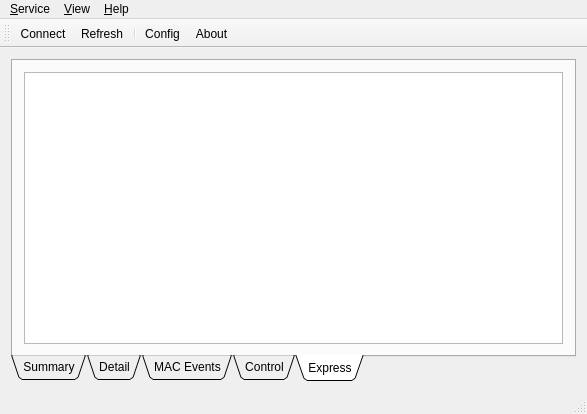
<?xml version="1.0" encoding="UTF-8"?>
<ui version="4.0">
 <class>mainwndCtrlPannel</class>
 <widget class="QMainWindow" name="mainwndCtrlPannel">
  <property name="geometry">
   <rect>
    <x>0</x>
    <y>0</y>
    <width>587</width>
    <height>414</height>
   </rect>
  </property>
  <property name="windowTitle">
   <string>mainwndCtrlPannel</string>
  </property>
  <widget class="QWidget" name="centralWidget">
   <layout class="QHBoxLayout" name="horizontalLayout">
    <item>
     <widget class="QTabWidget" name="tabWidget_main">
      <property name="tabPosition">
       <enum>QTabWidget::South</enum>
      </property>
      <property name="tabShape">
       <enum>QTabWidget::Triangular</enum>
      </property>
      <property name="currentIndex">
       <number>4</number>
      </property>
      <property name="iconSize">
       <size>
        <width>24</width>
        <height>24</height>
       </size>
      </property>
      <widget class="QWidget" name="tab_summary">
       <attribute name="icon">
        <iconset resource="resources.qrc">
         <normaloff>:/pkCtrlPannel/resources/services-2.png</normaloff>:/pkCtrlPannel/resources/services-2.png</iconset>
       </attribute>
       <attribute name="title">
        <string>Summary</string>
       </attribute>
       <layout class="QVBoxLayout" name="verticalLayout">
        <item>
         <layout class="QHBoxLayout" name="horizontalLayout_4">
          <item>
           <layout class="QVBoxLayout" name="verticalLayout_2">
            <item>
             <widget class="QLabel" name="label">
              <property name="text">
               <string>Parkinglots</string>
              </property>
             </widget>
            </item>
            <item>
             <widget class="QTableView" name="listView_sum_pklts">
              <property name="statusTip">
               <string>Double click item to see details.</string>
              </property>
              <property name="alternatingRowColors">
               <bool>true</bool>
              </property>
              <property name="sortingEnabled">
               <bool>true</bool>
              </property>
             </widget>
            </item>
           </layout>
          </item>
          <item>
           <layout class="QVBoxLayout" name="verticalLayout_3">
            <item>
             <widget class="QLabel" name="label_2">
              <property name="text">
               <string>MACs</string>
              </property>
             </widget>
            </item>
            <item>
             <widget class="QTableView" name="listView_sum_macs">
              <property name="statusTip">
               <string>Double click item to see details.</string>
              </property>
              <property name="alternatingRowColors">
               <bool>true</bool>
              </property>
              <property name="sortingEnabled">
               <bool>true</bool>
              </property>
             </widget>
            </item>
           </layout>
          </item>
         </layout>
        </item>
        <item>
         <layout class="QVBoxLayout" name="verticalLayout_4">
          <item>
           <widget class="QLabel" name="label_3">
            <property name="text">
             <string>Devices</string>
            </property>
           </widget>
          </item>
          <item>
           <widget class="QTableView" name="listView_sum_devices">
            <property name="statusTip">
             <string>Double click item to see details.</string>
            </property>
            <property name="alternatingRowColors">
             <bool>false</bool>
            </property>
            <property name="iconSize">
             <size>
              <width>32</width>
              <height>32</height>
             </size>
            </property>
            <property name="sortingEnabled">
             <bool>true</bool>
            </property>
           </widget>
          </item>
         </layout>
        </item>
       </layout>
      </widget>
      <widget class="QWidget" name="tab_detail">
       <attribute name="icon">
        <iconset resource="resources.qrc">
         <normaloff>:/pkCtrlPannel/resources/Documents-12.png</normaloff>:/pkCtrlPannel/resources/Documents-12.png</iconset>
       </attribute>
       <attribute name="title">
        <string>Detail</string>
       </attribute>
       <layout class="QVBoxLayout" name="verticalLayout_5">
        <item>
         <widget class="QGroupBox" name="groupBox">
          <property name="title">
           <string>Detailed View</string>
          </property>
          <layout class="QHBoxLayout" name="horizontalLayout_2">
           <item>
            <widget class="QTableView" name="tableView_detailed">
             <property name="statusTip">
              <string>Double click item to see details.</string>
             </property>
             <property name="iconSize">
              <size>
               <width>32</width>
               <height>32</height>
              </size>
             </property>
             <property name="sortingEnabled">
              <bool>true</bool>
             </property>
            </widget>
           </item>
          </layout>
         </widget>
        </item>
        <item>
         <widget class="QGroupBox" name="groupBox_2">
          <property name="title">
           <string>Events History</string>
          </property>
          <layout class="QHBoxLayout" name="horizontalLayout_3">
           <item>
            <widget class="QTableView" name="tableView_events">
             <property name="alternatingRowColors">
              <bool>true</bool>
             </property>
             <property name="sortingEnabled">
              <bool>true</bool>
             </property>
            </widget>
           </item>
          </layout>
         </widget>
        </item>
       </layout>
      </widget>
      <widget class="QWidget" name="tab_macevt">
       <attribute name="title">
        <string>MAC Events</string>
       </attribute>
       <layout class="QVBoxLayout" name="verticalLayout_6">
        <item>
         <widget class="QTableView" name="tableView_macevt">
          <property name="sortingEnabled">
           <bool>true</bool>
          </property>
         </widget>
        </item>
       </layout>
      </widget>
      <widget class="QWidget" name="tab_ctrl">
       <attribute name="icon">
        <iconset resource="resources.qrc">
         <normaloff>:/pkCtrlPannel/resources/AquaBubble 037.png</normaloff>:/pkCtrlPannel/resources/AquaBubble 037.png</iconset>
       </attribute>
       <attribute name="title">
        <string>Control</string>
       </attribute>
       <layout class="QVBoxLayout" name="verticalLayout_8">
        <item>
         <widget class="QTabWidget" name="tabWidget_ctrl">
          <property name="sizePolicy">
           <sizepolicy hsizetype="Expanding" vsizetype="Preferred">
            <horstretch>0</horstretch>
            <verstretch>0</verstretch>
           </sizepolicy>
          </property>
          <property name="currentIndex">
           <number>0</number>
          </property>
          <widget class="QWidget" name="tab_target">
           <attribute name="title">
            <string>Target Info</string>
           </attribute>
           <layout class="QVBoxLayout" name="verticalLayout_7">
            <item>
             <layout class="QHBoxLayout" name="horizontalLayout_5">
              <item>
               <widget class="QLabel" name="label_6">
                <property name="text">
                 <string>Server IP</string>
                </property>
               </widget>
              </item>
              <item>
               <widget class="QLineEdit" name="lineEdit_SvrIP"/>
              </item>
              <item>
               <widget class="QLabel" name="label_7">
                <property name="text">
                 <string>Server Port</string>
                </property>
               </widget>
              </item>
              <item>
               <widget class="QLineEdit" name="lineEdit_Svr_Port"/>
              </item>
             </layout>
            </item>
            <item>
             <layout class="QHBoxLayout" name="horizontalLayout_7">
              <item>
               <widget class="QLabel" name="label_5">
                <property name="text">
                 <string>Target Mac ID</string>
                </property>
               </widget>
              </item>
              <item>
               <widget class="QLineEdit" name="lineEdit_tarID_Mac"/>
              </item>
              <item>
               <widget class="QPushButton" name="pushButton_getMacInfo">
                <property name="text">
                 <string>Get Mac Info</string>
                </property>
               </widget>
              </item>
              <item>
               <widget class="QPushButton" name="pushButton_getDevList">
                <property name="text">
                 <string>Get Dev List</string>
                </property>
               </widget>
              </item>
             </layout>
            </item>
            <item>
             <layout class="QHBoxLayout" name="horizontalLayout_8">
              <item>
               <widget class="QLabel" name="label_9">
                <property name="text">
                 <string>Target Dev ID</string>
                </property>
               </widget>
              </item>
              <item>
               <widget class="QLineEdit" name="lineEdit_tarID_Dev"/>
              </item>
              <item>
               <widget class="QPushButton" name="pushButton_getDevPara">
                <property name="text">
                 <string>Get Dev Para</string>
                </property>
               </widget>
              </item>
             </layout>
            </item>
           </layout>
          </widget>
          <widget class="QWidget" name="tab_2">
           <attribute name="title">
            <string>Remote Config</string>
           </attribute>
           <layout class="QVBoxLayout" name="verticalLayout_9">
            <item>
             <layout class="QHBoxLayout" name="horizontalLayout_11">
              <item>
               <widget class="QLabel" name="label_12">
                <property name="text">
                 <string>HostName</string>
                </property>
               </widget>
              </item>
              <item>
               <widget class="QLineEdit" name="lineEdit_hostName"/>
              </item>
              <item>
               <widget class="QLabel" name="label_13">
                <property name="text">
                 <string>HostInfo</string>
                </property>
               </widget>
              </item>
              <item>
               <widget class="QLineEdit" name="lineEdit_hostInfo"/>
              </item>
              <item>
               <widget class="QPushButton" name="pushButton_setMacInfo">
                <property name="text">
                 <string>&amp;Set MAC Info</string>
                </property>
               </widget>
              </item>
             </layout>
            </item>
            <item>
             <layout class="QHBoxLayout" name="horizontalLayout_12">
              <item>
               <widget class="QLabel" name="label_15">
                <property name="text">
                 <string>Device Name</string>
                </property>
               </widget>
              </item>
              <item>
               <widget class="QLineEdit" name="lineEdit_devName"/>
              </item>
              <item>
               <widget class="QLabel" name="label_14">
                <property name="text">
                 <string>Device Info</string>
                </property>
               </widget>
              </item>
              <item>
               <widget class="QLineEdit" name="lineEdit_devInfo"/>
              </item>
              <item>
               <widget class="QPushButton" name="pushButton_setDevInfo">
                <property name="text">
                 <string>&amp;Set Dev Info</string>
                </property>
               </widget>
              </item>
              <item>
               <widget class="QPushButton" name="pushButton_removeDev">
                <property name="text">
                 <string>&amp;Remove Device</string>
                </property>
               </widget>
              </item>
             </layout>
            </item>
            <item>
             <layout class="QHBoxLayout" name="horizontalLayout_10">
              <item>
               <widget class="QLabel" name="label_10">
                <property name="text">
                 <string>Firmware File:</string>
                </property>
               </widget>
              </item>
              <item>
               <widget class="QLineEdit" name="lineEdit_firmwarePath"/>
              </item>
              <item>
               <widget class="QToolButton" name="toolButton_brff">
                <property name="text">
                 <string>...</string>
                </property>
               </widget>
              </item>
              <item>
               <widget class="QPushButton" name="pushButton_runfu">
                <property name="text">
                 <string>&amp;Run Batch Update</string>
                </property>
               </widget>
              </item>
             </layout>
            </item>
           </layout>
          </widget>
          <widget class="QWidget" name="tab">
           <attribute name="title">
            <string>DAL Ctrl</string>
           </attribute>
           <layout class="QVBoxLayout" name="verticalLayout_10">
            <item>
             <widget class="QLabel" name="label_16">
              <property name="text">
               <string>DAL Hex string:</string>
              </property>
             </widget>
            </item>
            <item>
             <widget class="QPlainTextEdit" name="plainTextEdit_DAL"/>
            </item>
            <item>
             <layout class="QHBoxLayout" name="horizontalLayout_13">
              <item>
               <spacer name="horizontalSpacer_2">
                <property name="orientation">
                 <enum>Qt::Horizontal</enum>
                </property>
                <property name="sizeHint" stdset="0">
                 <size>
                  <width>40</width>
                  <height>20</height>
                 </size>
                </property>
               </spacer>
              </item>
              <item>
               <widget class="QPushButton" name="pushButton_dalctrl">
                <property name="text">
                 <string>PushButton</string>
                </property>
               </widget>
              </item>
             </layout>
            </item>
           </layout>
          </widget>
         </widget>
        </item>
        <item>
         <widget class="QLabel" name="label_4">
          <property name="text">
           <string>Return message</string>
          </property>
         </widget>
        </item>
        <item>
         <widget class="QPlainTextEdit" name="plainTextEdit_result">
          <property name="sizePolicy">
           <sizepolicy hsizetype="Expanding" vsizetype="Expanding">
            <horstretch>0</horstretch>
            <verstretch>0</verstretch>
           </sizepolicy>
          </property>
         </widget>
        </item>
       </layout>
      </widget>
      <widget class="QWidget" name="tab_express">
       <attribute name="icon">
        <iconset resource="resources.qrc">
         <normaloff>:/pkCtrlPannel/resources/havecar.png</normaloff>:/pkCtrlPannel/resources/havecar.png</iconset>
       </attribute>
       <attribute name="title">
        <string>Express</string>
       </attribute>
       <layout class="QGridLayout" name="gridLayout">
        <item row="0" column="0">
         <widget class="QListView" name="listView_express">
          <property name="iconSize">
           <size>
            <width>128</width>
            <height>128</height>
           </size>
          </property>
          <property name="movement">
           <enum>QListView::Snap</enum>
          </property>
          <property name="resizeMode">
           <enum>QListView::Fixed</enum>
          </property>
          <property name="spacing">
           <number>16</number>
          </property>
          <property name="viewMode">
           <enum>QListView::IconMode</enum>
          </property>
          <property name="wordWrap">
           <bool>true</bool>
          </property>
         </widget>
        </item>
       </layout>
      </widget>
     </widget>
    </item>
   </layout>
  </widget>
  <widget class="QMenuBar" name="menuBar">
   <property name="geometry">
    <rect>
     <x>0</x>
     <y>0</y>
     <width>587</width>
     <height>23</height>
    </rect>
   </property>
   <widget class="QMenu" name="menu_Service">
    <property name="title">
     <string>&amp;Service</string>
    </property>
    <addaction name="actionConfig"/>
    <addaction name="action_Connect"/>
    <addaction name="separator"/>
    <addaction name="actionExit"/>
   </widget>
   <widget class="QMenu" name="menu_View">
    <property name="title">
     <string>&amp;Help</string>
    </property>
    <addaction name="action_About"/>
   </widget>
   <widget class="QMenu" name="menu_View_2">
    <property name="title">
     <string>&amp;View</string>
    </property>
    <addaction name="action_Refresh"/>
   </widget>
   <addaction name="menu_Service"/>
   <addaction name="menu_View_2"/>
   <addaction name="menu_View"/>
  </widget>
  <widget class="QToolBar" name="mainToolBar">
   <property name="iconSize">
    <size>
     <width>32</width>
     <height>32</height>
    </size>
   </property>
   <attribute name="toolBarArea">
    <enum>TopToolBarArea</enum>
   </attribute>
   <attribute name="toolBarBreak">
    <bool>false</bool>
   </attribute>
   <addaction name="action_Connect"/>
   <addaction name="action_Refresh"/>
   <addaction name="separator"/>
   <addaction name="actionConfig"/>
   <addaction name="action_About"/>
  </widget>
  <widget class="QStatusBar" name="statusBar"/>
  <action name="action_Connect">
   <property name="checkable">
    <bool>true</bool>
   </property>
   <property name="icon">
    <iconset resource="resources.qrc">
     <normaloff>:/pkCtrlPannel/resources/0089.png</normaloff>:/pkCtrlPannel/resources/0089.png</iconset>
   </property>
   <property name="text">
    <string>&amp;Connect</string>
   </property>
  </action>
  <action name="actionConfig">
   <property name="icon">
    <iconset resource="resources.qrc">
     <normaloff>:/pkCtrlPannel/resources/111.png</normaloff>:/pkCtrlPannel/resources/111.png</iconset>
   </property>
   <property name="text">
    <string>Con&amp;fig</string>
   </property>
  </action>
  <action name="actionExit">
   <property name="text">
    <string>E&amp;xit</string>
   </property>
  </action>
  <action name="action_About">
   <property name="icon">
    <iconset resource="resources.qrc">
     <normaloff>:/pkCtrlPannel/resources/chrysler_300m.png</normaloff>:/pkCtrlPannel/resources/chrysler_300m.png</iconset>
   </property>
   <property name="text">
    <string>&amp;About</string>
   </property>
  </action>
  <action name="action_Refresh">
   <property name="icon">
    <iconset resource="resources.qrc">
     <normaloff>:/pkCtrlPannel/resources/services-2.png</normaloff>:/pkCtrlPannel/resources/services-2.png</iconset>
   </property>
   <property name="text">
    <string>&amp;Refresh</string>
   </property>
  </action>
 </widget>
 <layoutdefault spacing="6" margin="11"/>
 <resources>
  <include location="resources.qrc"/>
 </resources>
 <connections/>
</ui>
